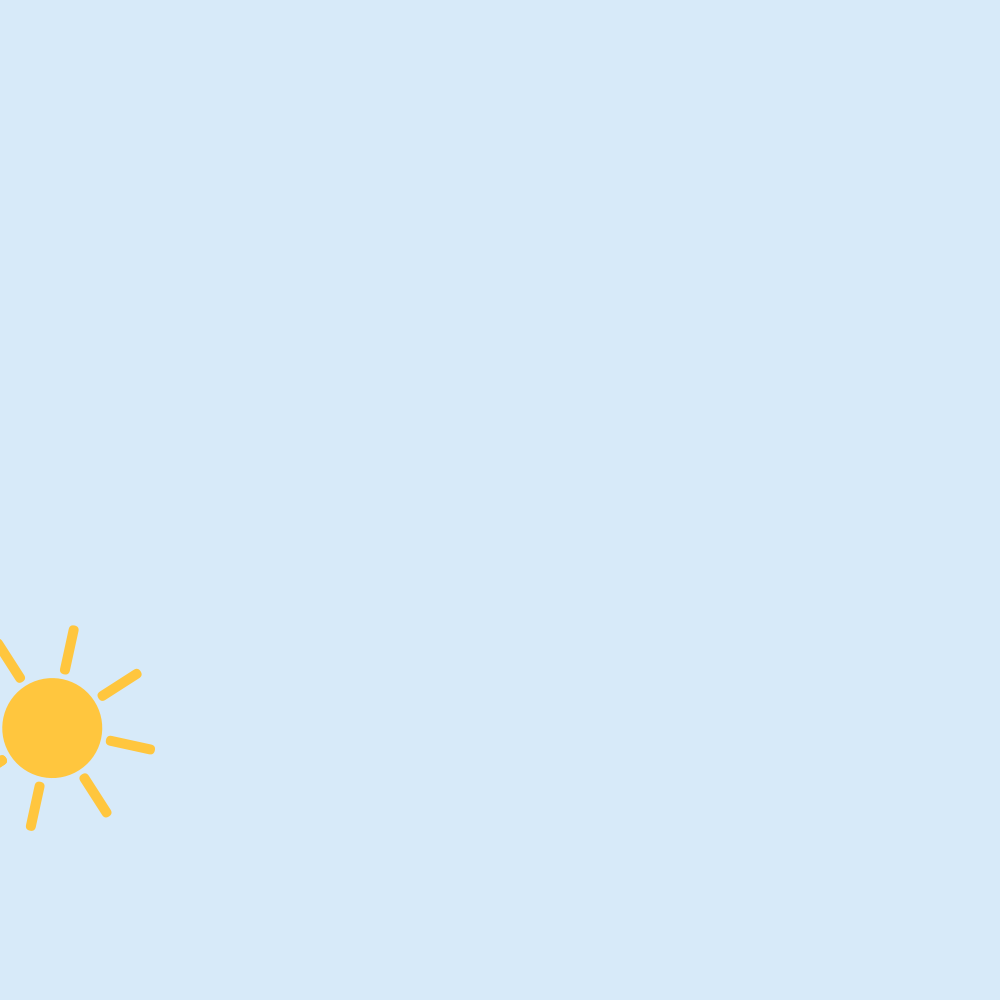
Frame 1 (no input)
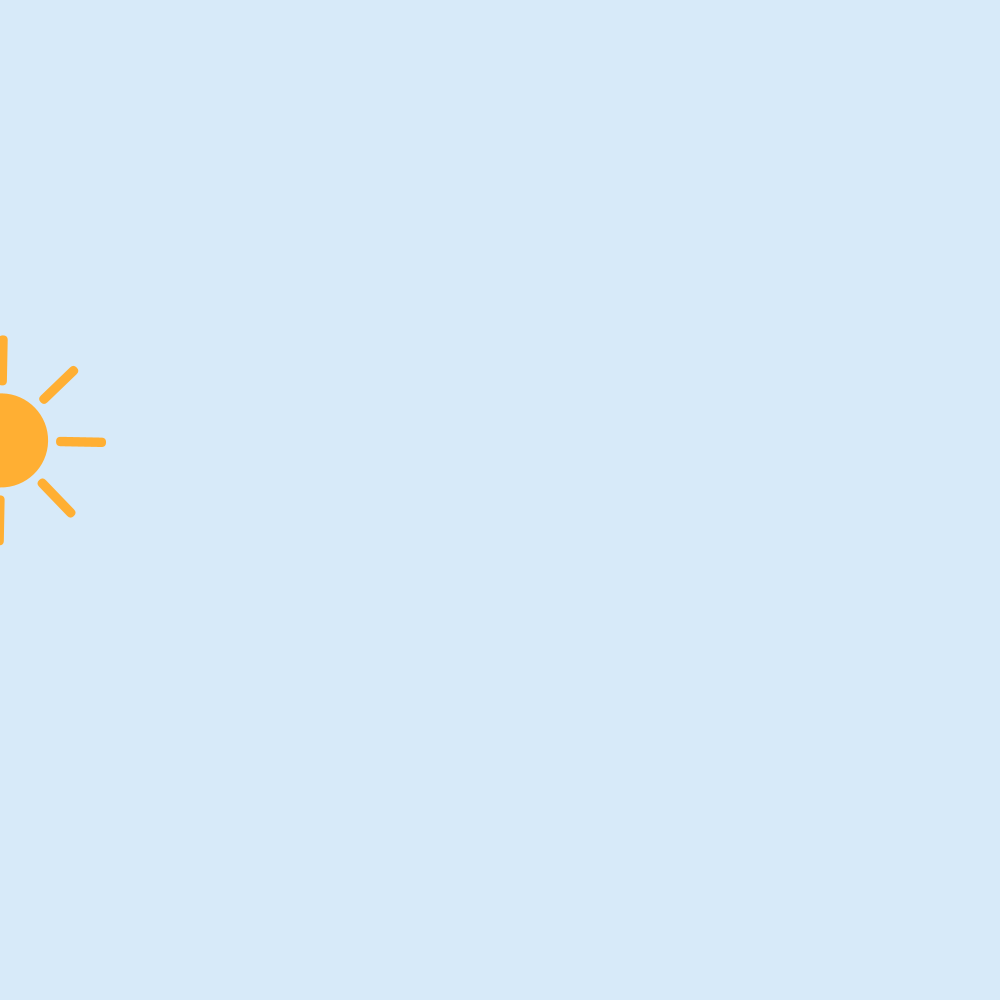
Frame 60 (the mouse pressed at the canvas centre just before this capture)
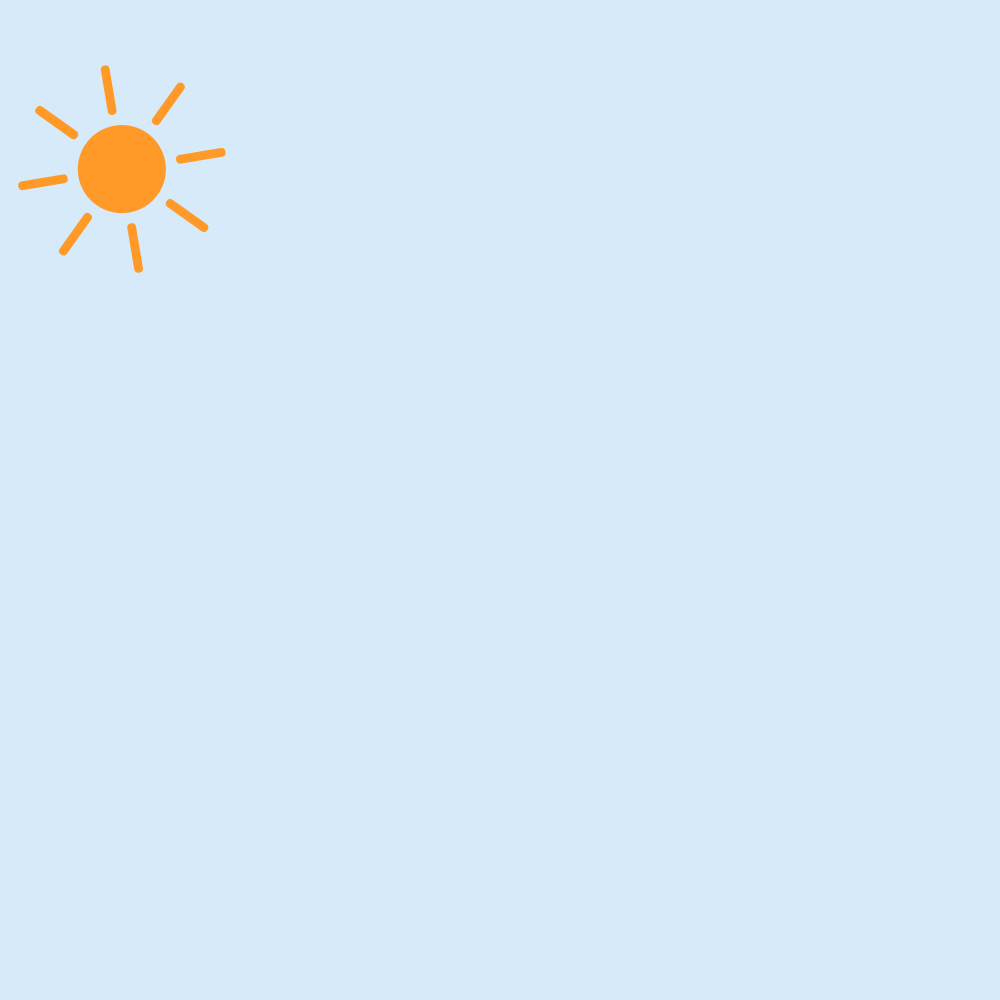
Frame 120 (the mouse held since frame 60 and released just before this capture)

The Processing sketch that drew these frames (run headless with seeded random() and noise(); from frame 60 on, the mouse is pressed at the canvas centre):

// Processing sketch: hvs337_assignment4_pde
// ── hvs337_assignment4_pde.pde
Sun sun;
Rays rays;

void setup(){
    size(1000, 1000);
    smooth();
    sun = new Sun(-100, 500, 100, 1);
    sun.startX = -100;
    sun.startY = 500;
    sun.radius = 100;
    
    rays = new Rays (-100, 500, 1, 10, -100);
    rays.startX = 0;
    rays.startY = 80;
    rays.angle = 0;
    rays.rect_width = 10;
    rays.translateX = -100;

}

void draw(){
    pushMatrix();
    translate(width/2, height/2);
    fill(0);
    ellipse(0, 0, 1, 1);
    background(215, 234, 249);
    pushMatrix();
    sun.display();
    rays.display();
    popMatrix();
    popMatrix();
    

    
}

// ── Rays.pde
class Rays{
  float startX, startY, angle, rect_width, translateX;
  color start_color, end_color;
  
  Rays(float startX, float startY, float angle, float rect_width, float translateX){
    this.angle = angle;
    this.startX = startX;
    this.startY = startY;
    this.rect_width = rect_width;
    this.translateX = translateX;
    start_color = color(255, 200, 63);
    end_color = color(255, 72, 0);
  }
  
  void display(){
    rectMode(CENTER);
    pushMatrix();
    rotate(angle);
    translate(translateX,500);
    for (int i = 0; i < 9; i++){
    rect(startX, startY, rect_width, 50, 28);
    rotate(PI/4.0);
    }
    popMatrix();
    angle += 0.000001;
    if (rect_width > 0){
    rect_width = rect_width - 0.01;
    }
    if (translateX > 0){
      translateX = translateX - 0.5;
    }
    }
  }

// ── Sun.pde
class Sun{
 float startX, startY, radius, angle;
 color start_color, end_color;

 Sun(float startX, float startY, float radius, float angle){
   this.startX = startX;
   this.startY = startY;
   this.radius = radius;
   this.angle = angle;
   start_color = color(255, 200, 63);
   end_color = color(255, 72, 0);
 }
 
  void display(){
    background(215, 234, 249);
    ellipseMode(CENTER);
    // sun moves around center point
     rotate(angle);
     translate(50,0);
     fill(lerpColor(start_color, end_color, (millis()%6000)/6000.0) );
     noStroke();
     ellipse(startX, startY, radius, radius);
     angle += 0.01;
     if (radius > 0){
     radius = radius - 0.1;
     }
 }
}
